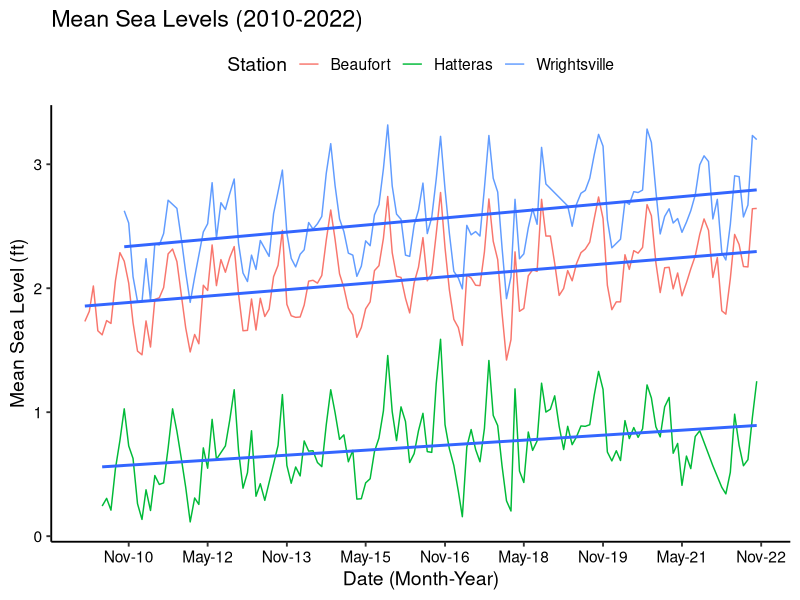
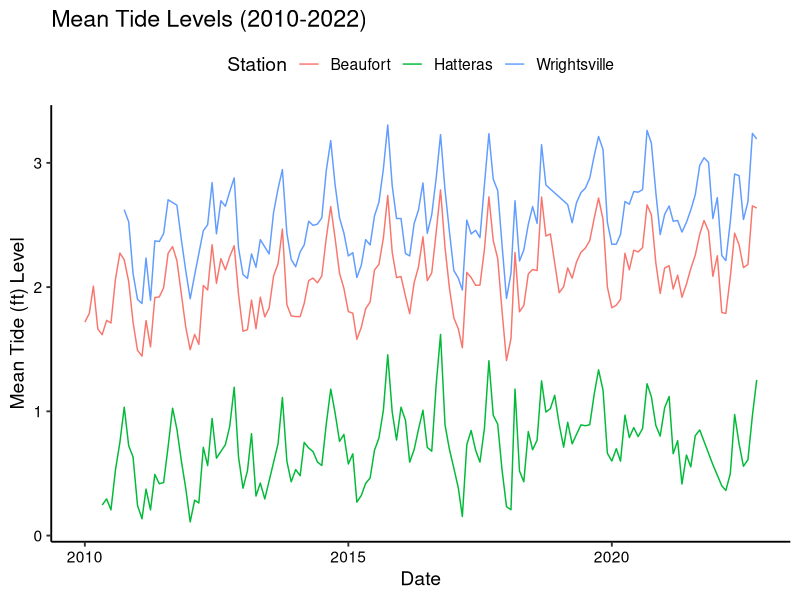
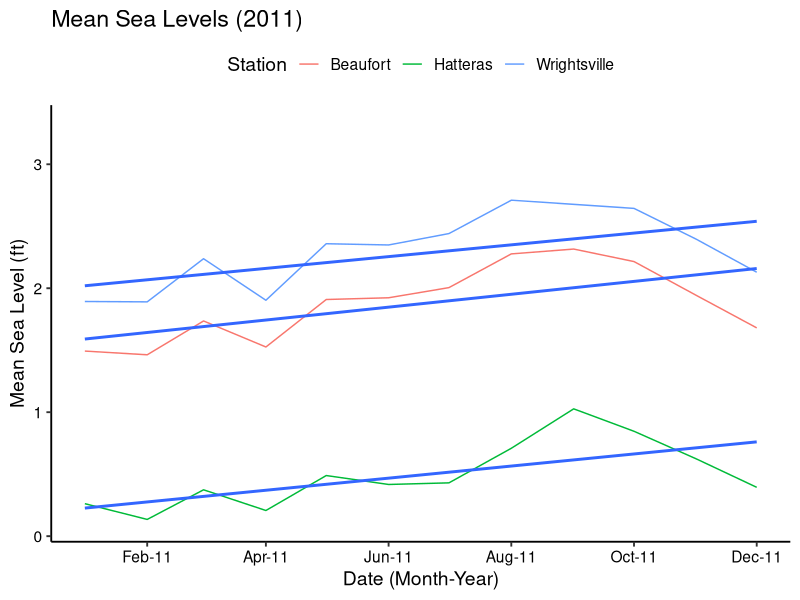
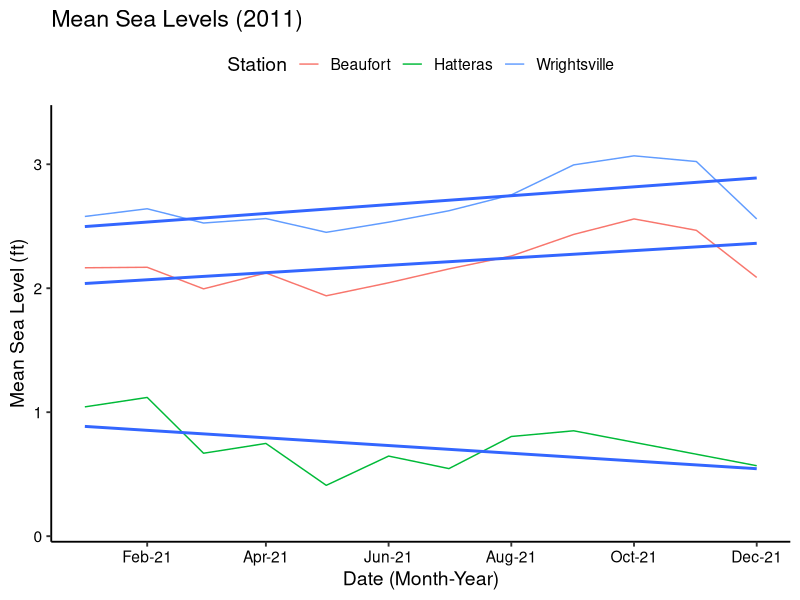

Recreate these plots in R, in order. (Note: this script raises an error after producing the figures.)
## ---- chunk 1
#Set working directory and load in libraries
#setwd("/Users/ariellam/Desktop/EDA-Fall2022/EastmanLamPark_ENV872_EDA_FinalProject/EastmanLamPark_ENV872_EDA_FinalProject")

setwd("~/EastmanLamPark_ENV872_EDA_FinalProject")

library(tidyverse)
library(dplyr)
library(plyr)
library(lubridate)
library(stringr)
library(readr)
library(ggplot2)
install.packages("gridExtra")
library(gridExtra)
## ---- chunk 2
#Import data
combined_sea_level_data <- read.csv("Code/combine_sealevel.csv")
#Add month-year column from date
combined_sea_level_data$Date<- as.Date(combined_sea_level_data$Date)

#combined_sea_level_data %>%

mytheme <- theme_classic(base_size = 14) +
  theme(axis.text = element_text(color = "black"), 
        legend.position = "top")
theme_set(mytheme)
## ---- chunk 3
#Exploring sea level measurements over the 12 years

sea_level_plot <- ggplot(combined_sea_level_data, aes(x=Date, y=MSL..ft., group = Station))+geom_line(aes(color = Station)) + geom_smooth(method= "lm", se=FALSE) +
    labs(title = "Mean Sea Levels (2010-2022)",
        y = "Mean Sea Level (ft)", x = "Date (Month-Year)") + 
  scale_x_date(date_breaks="18 months", date_labels ="%b-%y")
print(sea_level_plot)

tide_level <- ggplot(combined_sea_level_data, aes(x=Date, y=MTL..ft., group = Station))+geom_line(aes(color = Station)) +
    labs(title = "Mean Tide Levels (2010-2022)",
        y = "Mean Tide (ft) Level", x = "Date")
print(tide_level)



#Sea Level Measurements for 2011 and 2021

sea_level_2011 <- ggplot(combined_sea_level_data, aes(x=Date, y=MSL..ft., group = Station))+geom_line(aes(color = Station)) + geom_smooth(method= "lm", se=FALSE) +
    labs(title = "Mean Sea Levels (2011)",
        y = "Mean Sea Level (ft)", x = "Date (Month-Year)") +
  scale_x_date(limits= as.Date(c("2011-01-01", "2011-12-01")), date_breaks="2 months", date_labels ="%b-%y")
print(sea_level_2011)

sea_level_2021 <- ggplot(combined_sea_level_data, aes(x=Date, y=MSL..ft., group = Station))+geom_line(aes(color = Station)) + geom_smooth(method= "lm", se=FALSE) +
    labs(title = "Mean Sea Levels (2011)",
        y = "Mean Sea Level (ft)", x = "Date (Month-Year)") +
  scale_x_date(limits= as.Date(c("2021-01-01", "2021-12-01")), date_breaks="2 months", date_labels ="%b-%y")
print(sea_level_2021)

combined_2011_2021<- grid.arrange(sea_level_2011, sea_level_2021, ncol= 2, common.ledgend= TRUE)
print(combined_2011_2021)
## ---- chunk 4
#Exploring Trends in Water Temperature
